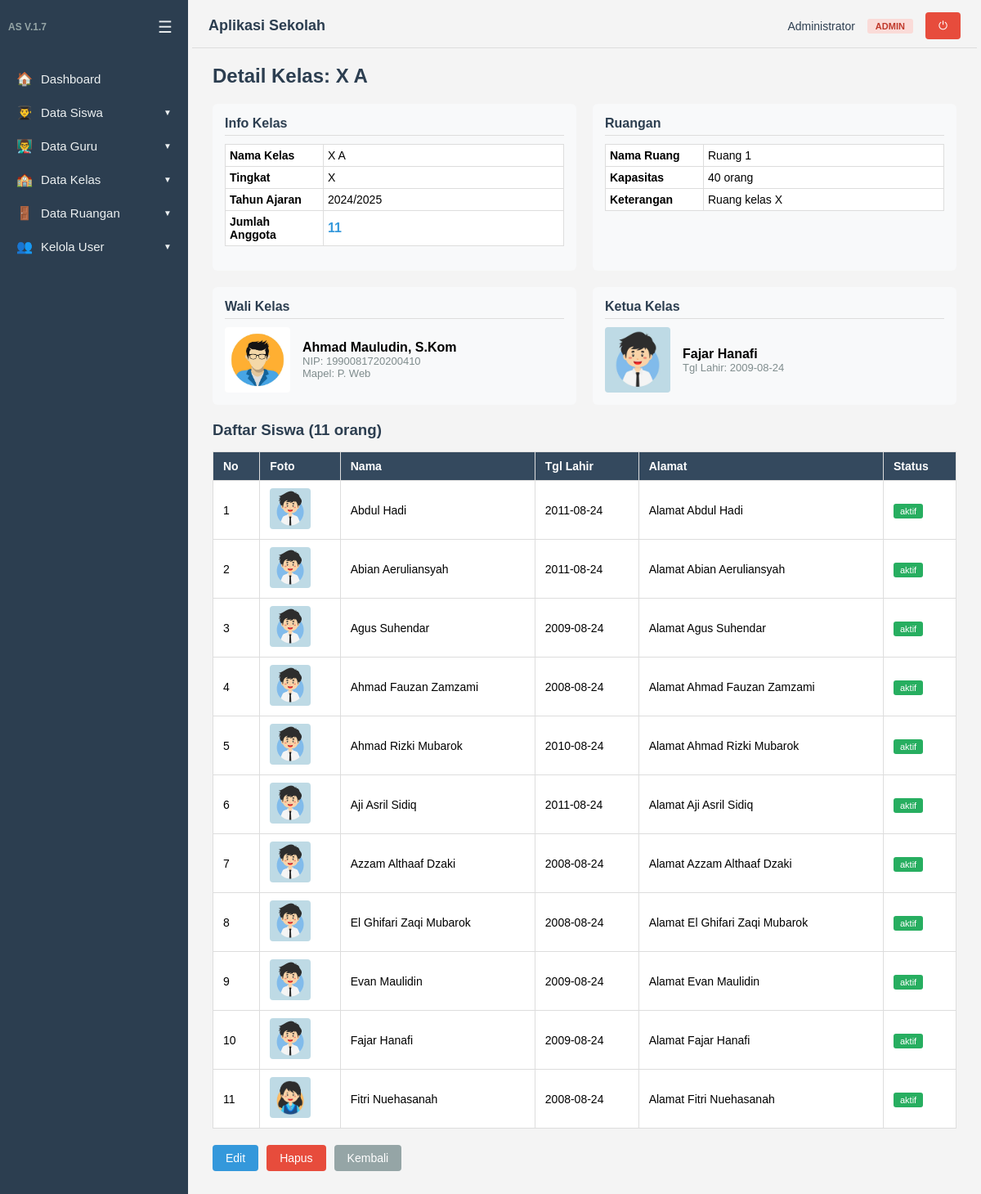
/kelas/detail.php?id=1 (signed in), run on the app's committed database.
### tables this page shows
CREATE TABLE `datakelas` (
  `id_kelas` int(11) NOT NULL,
  `namakelas` varchar(100) NOT NULL,
  `tingkat` enum('X','XI','XII') NOT NULL,
  `tahunajaran` varchar(20) NOT NULL,
  `idguru` int(11) DEFAULT NULL,
  `idsiswa` int(11) DEFAULT NULL,
  `idruang` int(11) DEFAULT NULL
);

CREATE TABLE `dataruang` (
  `id_ruang` int(11) NOT NULL,
  `nama_ruang` varchar(100) NOT NULL,
  `kapasitas` int(11) DEFAULT 0,
  `keterangan` text DEFAULT NULL,
  `foto` varchar(100) DEFAULT NULL
);

CREATE TABLE `dataguru` (
  `id` int(5) NOT NULL,
  `nama` varchar(50) NOT NULL,
  `nip` varchar(20) NOT NULL,
  `mapel` varchar(50) NOT NULL,
  `alamat` varchar(100) DEFAULT NULL,
  `foto` varchar(100) DEFAULT NULL
);

CREATE TABLE `datasiswa` (
  `id` int(5) NOT NULL,
  `nama` varchar(50) NOT NULL,
  `status` enum('aktif','tidak aktif') NOT NULL DEFAULT 'aktif',
  `tanggal_lahir` date NOT NULL,
  `alamat` varchar(100) NOT NULL,
  `foto` varchar(100) DEFAULT NULL,
  `id_kelas` int(11) DEFAULT NULL
);

### auth.php (called while the page is built, shortened)
<?php
if (!function_exists('isLoggedIn')) {
    function isLoggedIn()
    {
        return isset($_SESSION['user_id']);
    }
}
if (!function_exists('hasRole')) {
    function hasRole($roles)
    {
        $userRole = $_SESSION['role'];
        if (is_array($roles)) {
            return in_array($userRole, $roles);
        }
        return $userRole === $roles;
    }
}

### kelas/detail.php (the view, shortened to what this page needs)
<?php
include dirname(__DIR__) . '/auth.php';
$id = isset($_GET['id']) ? (int)$_GET['id'] : 0;
$query = "SELECT k.*,
                 g.nama AS nama_guru, g.nip, g.mapel, g.alamat AS alamat_guru, g.foto AS foto_guru,
                 s.nama AS nama_siswa, s.tanggal_lahir, s.alamat AS alamat_siswa, s.foto AS foto_siswa,
                 r.nama_ruang, r.kapasitas, r.keterangan,
                 (SELECT COUNT(*) FROM datasiswa WHERE id_kelas = k.id_kelas) AS anggota
          FROM datakelas k
          LEFT JOIN dataguru g ON k.idguru = g.id
          LEFT JOIN datasiswa s ON k.idsiswa = s.id
          LEFT JOIN dataruang r ON k.idruang = r.id_ruang
          WHERE k.id_kelas = $id";
$data = mysqli_query($koneksi, $query);
$kelas = mysqli_fetch_assoc($data);
$siswaKelas = mysqli_query($koneksi, "SELECT * FROM datasiswa WHERE id_kelas = $id ORDER BY nama");
include dirname(__DIR__) . '/layout/header.php';
?>
<h2>Detail Kelas: <?= htmlspecialchars($kelas['namakelas']) ?></h2>
<div style="margin-bottom: 20px;">
    <div style="display: flex; gap: 20px; flex-wrap: wrap; margin-bottom: 20px;">
        <div style="flex: 1; min-width: 250px; background:#f8f9fa; padding:15px; border-radius:6px;">
            <h4 style="margin-bottom:10px; color:#2c3e50; border-bottom:1px solid #ddd; padding-bottom:5px;">Info Kelas</h4>
            <table style="width:100%; border-collapse:collapse;">
                <tr><td style="padding:5px; font-weight:bold; width:120px;">Nama Kelas</td><td style="padding:5px;"><?= htmlspecialchars($kelas['namakelas']) ?></td></tr>
                <tr><td style="padding:5px; font-weight:bold;">Tingkat</td><td style="padding:5px;"><?= htmlspecialchars($kelas['tingkat']) ?></td></tr>
                <tr><td style="padding:5px; font-weight:bold;">Tahun Ajaran</td><td style="padding:5px;"><?= htmlspecialchars($kelas['tahunajaran']) ?></td></tr>
                <tr><td style="padding:5px; font-weight:bold;">Jumlah Anggota</td><td style="padding:5px; font-weight:bold; font-size:16px; color:#3498db;"><?= $kelas['anggota'] ?></td></tr>
            </table>
        </div>
        <div style="flex: 1; min-width: 250px; background:#f8f9fa; padding:15px; border-radius:6px;">
            <h4 style="margin-bottom:10px; color:#2c3e50; border-bottom:1px solid #ddd; padding-bottom:5px;">Ruangan</h4>
            <table style="width:100%; border-collapse:collapse;">
                <tr><td style="padding:5px; font-weight:bold; width:120px;">Nama Ruang</td><td style="padding:5px;"><?= htmlspecialchars($kelas['nama_ruang'] ?? '-') ?></td></tr>
                <tr><td style="padding:5px; font-weight:bold;">Kapasitas</td><td style="padding:5px;"><?= $kelas['kapasitas'] ?? '-' ?> orang</td></tr>
                <tr><td style="padding:5px; font-weight:bold;">Keterangan</td><td style="padding:5px;"><?= htmlspecialchars($kelas['keterangan'] ?? '-') ?></td></tr>
            </table>
        </div>
    </div>
    <div style="display: flex; gap: 20px; flex-wrap: wrap; margin-bottom: 20px;">
        <div style="flex: 1; min-width: 250px; background:#f8f9fa; padding:15px; border-radius:6px;">
            <h4 style="margin-bottom:10px; color:#2c3e50; border-bottom:1px solid #ddd; padding-bottom:5px;">Wali Kelas</h4>
            <div style="display:flex; align-items:center; gap:15px;">
                <img src="<?= BASE_URL; ?>/uploads/foto_guru/<?= $kelas['foto_guru'] ?? 'man-avatar-icon-free-vector.jpg' ?>" width="80" style="border-radius:4px;">
                <div>
                    <div style="font-weight:bold; font-size:16px;"><?= htmlspecialchars($kelas['nama_guru'] ?? '-') ?></div>
                    <div style="font-size:13px; color:#7f8c8d;">NIP: <?= htmlspecialchars($kelas['nip'] ?? '-') ?></div>
                    <div style="font-size:13px; color:#7f8c8d;">Mapel: <?= htmlspecialchars($kelas['mapel'] ?? '-') ?></div>
                </div>
            </div>
        </div>
        <div style="flex: 1; min-width: 250px; background:#f8f9fa; padding:15px; border-radius:6px;">
            <h4 style="margin-bottom:10px; color:#2c3e50; border-bottom:1px solid #ddd; padding-bottom:5px;">Ketua Kelas</h4>
            <div style="display:flex; align-items:center; gap:15px;">
                <img src="<?= BASE_URL; ?>/uploads/foto_siswa/<?= $kelas['foto_siswa'] ?? 'avatar-siswa-lk.jpg' ?>" width="80" style="border-radius:4px;">
                <div>
                    <div style="font-weight:bold; font-size:16px;"><?= htmlspecialchars($kelas['nama_siswa'] ?? '-') ?></div>
                    <div style="font-size:13px; color:#7f8c8d;">Tgl Lahir: <?= htmlspecialchars($kelas['tanggal_lahir'] ?? '-') ?></div>
                </div>
            </div>
        </div>
    </div>
</div>
<h3 style="margin-bottom:15px; color:#2c3e50;">Daftar Siswa (<?= $kelas['anggota'] ?> orang)</h3>
<table>
    <tr>
        <th>No</th>
        <th>Foto</th>
        <th>Nama</th>
        <th>Tgl Lahir</th>
        <th>Alamat</th>
        <th>Status</th>
    </tr>
    <?php
    $no = 1;
    if (mysqli_num_rows($siswaKelas) === 0) : ?>
        <tr>
            <td colspan="6" style="text-align:center; padding:20px;">Belum ada siswa di kelas ini</td>
        </tr>
    <?php else: ?>
        <?php while ($s = mysqli_fetch_assoc($siswaKelas)) : ?>
            <tr>
                <td><?= $no++; ?></td>
                <td><img src="<?= BASE_URL; ?>/uploads/foto_siswa/<?= $s['foto'] ?>" width="50" style="border-radius:4px;"></td>
                <td><?= htmlspecialchars($s['nama']) ?></td>
                <td><?= htmlspecialchars($s['tanggal_lahir']) ?></td>
                <td><?= htmlspecialchars($s['alamat']) ?></td>
                <td>
                    <span style="padding: 3px 8px; border-radius: 3px; background: <?= $s['status'] === 'aktif' ? '#27ae60' : '#e74c3c'; ?>; color: white; font-size:11px;">
                        <?= htmlspecialchars($s['status']) ?>
                    </span>
                </td>
            </tr>
        <?php endwhile; ?>
    <?php endif; ?>
</table>
<div style="margin-top:20px; display:flex; gap:10px;">
    <?php if (hasRole('admin')): ?>
    <a class="btn" href="edit.php?id=<?= $kelas['id_kelas'] ?>">Edit</a>
    <a class="btn btn-danger" href="hapus.php?id=<?= $kelas['id_kelas'] ?>" onclick="return confirm('Yakin ingin menghapus?')">Hapus</a>
    <?php endif; ?>
    <a class="btn" href="tampil.php" style="background:#95a5a6;">Kembali</a>
</div>
<?php include dirname(__DIR__) . '/layout/footer.php'; ?>

### layout/header.php (style rules this page uses)
* { box-sizing: border-box; margin: 0; padding: 0; }
body { font-family: Arial, Helvetica, sans-serif; background: #f4f4f4; display: flex; min-height: 100vh; }
h2 { margin-bottom: 20px; color: #2c3e50; }
table { border-collapse: collapse; width: 100%; background: #fff; margin-bottom: 15px; }
table th, table td { border: 1px solid #ddd; padding: 9px 12px; text-align: left; font-size: 14px; }
table th { background: #34495e; color: #fff; }
.btn { display: inline-block; background: #3498db; color: #fff; border: 0; padding: 8px 16px; border-radius: 4px; cursor: pointer; text-decoration: none; font-size: 14px; }
.btn-danger { background: #e74c3c; }

### data on the page
datakelas: namakelas "X A", tingkat "X", tahunajaran "2024/2025", idruang.nama_ruang "Ruang 1", idruang.kapasitas "40", idruang.keterangan "Ruang kelas X", idguru.foto (picture), idguru.nama "Ahmad Mauludin, S.Kom", idguru.nip "1990081720200410", idguru.mapel "P. Web", idsiswa.foto (picture), idsiswa.nama "Fajar Hanafi", idsiswa.tanggal_lahir "2009-08-24"
datasiswa: foto (picture), nama "Abdul Hadi", tanggal_lahir "2011-08-24", alamat "Alamat Abdul Hadi", status "aktif"
datasiswa: foto (picture), nama "Abian Aeruliansyah", tanggal_lahir "2011-08-24", alamat "Alamat Abian Aeruliansyah", status "aktif"
datasiswa: foto (picture), nama "Agus Suhendar", tanggal_lahir "2009-08-24", alamat "Alamat Agus Suhendar", status "aktif"
datasiswa: foto (picture), nama "Ahmad Fauzan Zamzami", tanggal_lahir "2008-08-24", alamat "Alamat Ahmad Fauzan Zamzami", status "aktif"
datasiswa: foto (picture), nama "Ahmad Rizki Mubarok", tanggal_lahir "2010-08-24", alamat "Alamat Ahmad Rizki Mubarok", status "aktif"
datasiswa: foto (picture), nama "Aji Asril Sidiq", tanggal_lahir "2011-08-24", alamat "Alamat Aji Asril Sidiq", status "aktif"
datasiswa: foto (picture), nama "Azzam Althaaf Dzaki", tanggal_lahir "2008-08-24", alamat "Alamat Azzam Althaaf Dzaki", status "aktif"
datasiswa: foto (picture), nama "El Ghifari Zaqi Mubarok", tanggal_lahir "2008-08-24", alamat "Alamat El Ghifari Zaqi Mubarok", status "aktif"
datasiswa: foto (picture), nama "Evan Maulidin", tanggal_lahir "2009-08-24", alamat "Alamat Evan Maulidin", status "aktif"
datasiswa: foto (picture), nama "Fajar Hanafi", tanggal_lahir "2009-08-24", alamat "Alamat Fajar Hanafi", status "aktif"
datasiswa: foto (picture), nama "Fitri Nuehasanah", tanggal_lahir "2008-08-24", alamat "Alamat Fitri Nuehasanah", status "aktif"

### other printed values
$item['icon'] "🏠"
$item['label'] "Dashboard"
$item['icon'] "👨‍🎓"
$item['label'] "Data Siswa"
$item['icon'] "👨‍🏫"
$item['label'] "Data Guru"
$item['icon'] "🏫"
$item['label'] "Data Kelas"
$item['icon'] "🚪"
$item['label'] "Data Ruangan"
$item['icon'] "👥"
$item['label'] "Kelola User"
$user['nama_lengkap'] "Administrator"
$roleLabels[$user['role']] "ADMIN"
$kelas['anggota'] "11"
